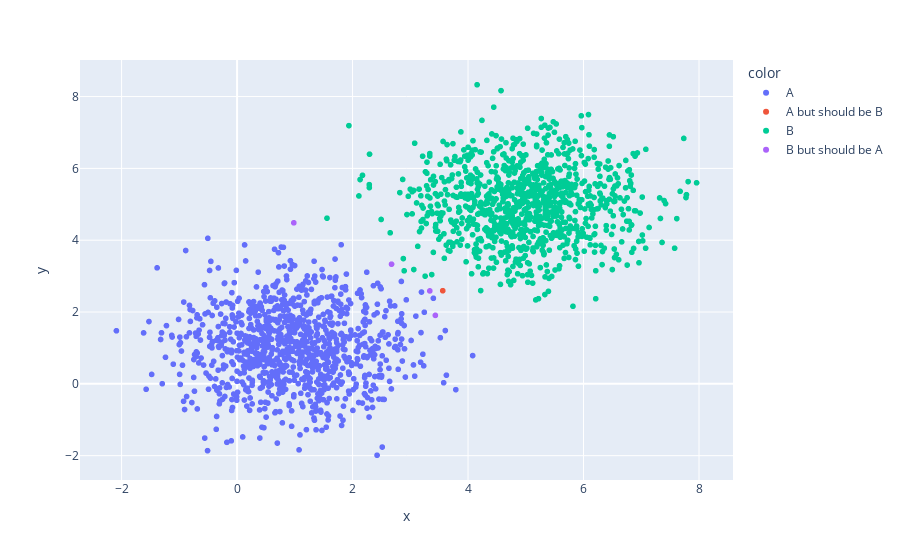

Notebook code for this chart:
### Code cell
import numpy as np

A_range = np.random.randn(1000,2)+1
B_range = np.random.randn(1000,2)+5

df = pd.DataFrame(data = A_range, columns = ['x','y'])
df['label'] = 'A'
df = pd.concat([df,pd.DataFrame(data = B_range, columns = ['x','y'])])
df.fillna('B',inplace=True)


model = BayesClassifier()
model.fit(df[['x','y']].values,df['label'].values)
df['pred'] = model.predict(df[['x','y']].values)
df['equal'] = df['label'] == df['pred']
df['equal'].sum()

df['color'] = df.apply(lambda row: 'A but should be B' if row['label'] == 'A' and row['pred'] == 'B' else 'B but should be A' if row['label'] == 'B' and row['pred'] == 'A' else row['label'],axis=1)
df.plot(backend = 'plotly',x='x',y='y',color='color',kind='scatter')

### Figure 1 — Plotly figure (JSON) as saved in the notebook; plotly's stock layout.template omitted (floating-point values rounded to 4 significant figures; data arrays with more than 128 entries replaced by an {"elided": "..."} marker saying what was removed)
{"data": [{"hovertemplate": "color=A<br>x=%{x}<br>y=%{y}<extra></extra>", "legendgroup": "A", "marker": {"color": "#636efa", "symbol": "circle"}, "mode": "markers", "name": "A", "showlegend": true, "type": "scattergl", "x": {"elided": "999 float values"}, "xaxis": "x", "y": {"elided": "999 float values"}, "yaxis": "y"}, {"hovertemplate": "color=A but should be B<br>x=%{x}<br>y=%{y}<extra></extra>", "legendgroup": "A but should be B", "marker": {"color": "#EF553B", "symbol": "circle"}, "mode": "markers", "name": "A but should be B", "showlegend": true, "type": "scattergl", "x": [3.562], "xaxis": "x", "y": [2.593], "yaxis": "y"}, {"hovertemplate": "color=B<br>x=%{x}<br>y=%{y}<extra></extra>", "legendgroup": "B", "marker": {"color": "#00cc96", "symbol": "circle"}, "mode": "markers", "name": "B", "showlegend": true, "type": "scattergl", "x": {"elided": "996 float values"}, "xaxis": "x", "y": {"elided": "996 float values"}, "yaxis": "y"}, {"hovertemplate": "color=B but should be A<br>x=%{x}<br>y=%{y}<extra></extra>", "legendgroup": "B but should be A", "marker": {"color": "#ab63fa", "symbol": "circle"}, "mode": "markers", "name": "B but should be A", "showlegend": true, "type": "scattergl", "x": [0.9825, 2.675, 3.338, 3.434], "xaxis": "x", "y": [4.484, 3.332, 2.588, 1.906], "yaxis": "y"}], "layout": {"legend": {"title": {"text": "color"}, "tracegroupgap": 0}, "margin": {"t": 60}, "xaxis": {"anchor": "y", "domain": [0, 1], "title": {"text": "x"}}, "yaxis": {"anchor": "x", "domain": [0, 1], "title": {"text": "y"}}}}
